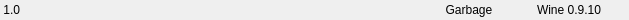
<?xml version="1.0" encoding="UTF-8"?>
<ui version="4.0">
 <class>AppDBAppVersionWidget</class>
 <widget class="QWidget" name="AppDBAppVersionWidget">
  <property name="geometry">
   <rect>
    <x>0</x>
    <y>0</y>
    <width>629</width>
    <height>20</height>
   </rect>
  </property>
  <property name="sizePolicy">
   <sizepolicy hsizetype="Preferred" vsizetype="Minimum">
    <horstretch>0</horstretch>
    <verstretch>0</verstretch>
   </sizepolicy>
  </property>
  <property name="windowTitle">
   <string>Form</string>
  </property>
  <layout class="QHBoxLayout" name="horizontalLayout">
   <property name="spacing">
    <number>0</number>
   </property>
   <property name="margin">
    <number>0</number>
   </property>
   <item>
    <widget class="QLabel" name="lblAppVersion">
     <property name="text">
      <string> 1.0</string>
     </property>
    </widget>
   </item>
   <item>
    <spacer name="horizontalSpacer_4">
     <property name="orientation">
      <enum>Qt::Horizontal</enum>
     </property>
     <property name="sizeHint" stdset="0">
      <size>
       <width>400</width>
       <height>17</height>
      </size>
     </property>
    </spacer>
   </item>
   <item>
    <widget class="QLabel" name="lblAppRating">
     <property name="minimumSize">
      <size>
       <width>80</width>
       <height>0</height>
      </size>
     </property>
     <property name="text">
      <string>Garbage</string>
     </property>
     <property name="alignment">
      <set>Qt::AlignCenter</set>
     </property>
    </widget>
   </item>
   <item>
    <widget class="QLabel" name="lblWineVersion">
     <property name="minimumSize">
      <size>
       <width>120</width>
       <height>0</height>
      </size>
     </property>
     <property name="text">
      <string>Wine 0.9.10</string>
     </property>
     <property name="alignment">
      <set>Qt::AlignCenter</set>
     </property>
    </widget>
   </item>
  </layout>
 </widget>
 <resources/>
 <connections/>
</ui>
